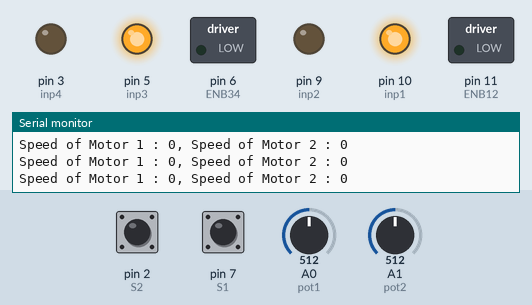
This sketch was run on a simulated Arduino Uno, built with avr-gcc and run on an emulated ATmega328P. Parts: switched loads named in the sketch (green lamp = pin HIGH), output pins drawn as LEDs (lit = HIGH), the last lines printed to the serial monitor. The inputs (shaded band) are chosen by the test bench; at power-on: A0 (pot1) = 512, A1 (pot2) = 512, pin 7 (S1) HIGH, pin 2 (S2) HIGH.

Above: at 1.2 s.
1.3 s: A0 (pot1) set to 716
At 2.5 s:
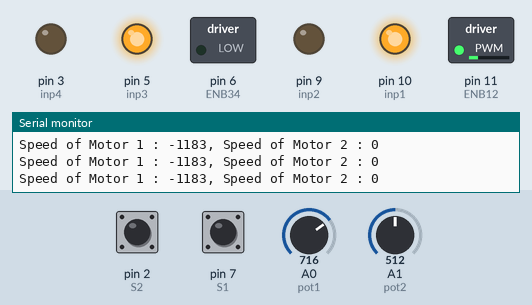
2.8 s: A1 (pot2) set to 716
At 3.5 s:
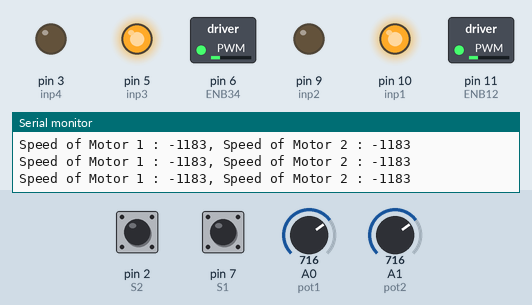
4.3 s: pin 7 (S1) pulled LOW for 0.15 s
At 5.6 s:
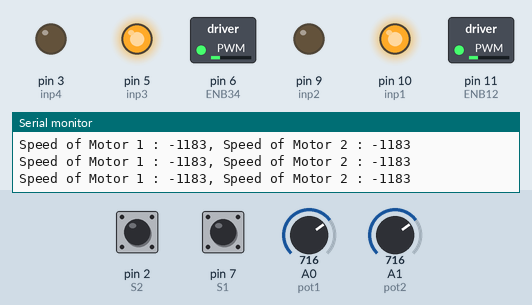
5.9 s: A0 (pot1) set to 511
At 6.8 s:
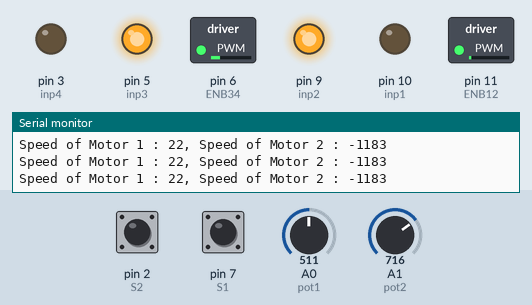
7.4 s: pin 2 (S2) pulled LOW for 0.15 s
At 8.6 s:
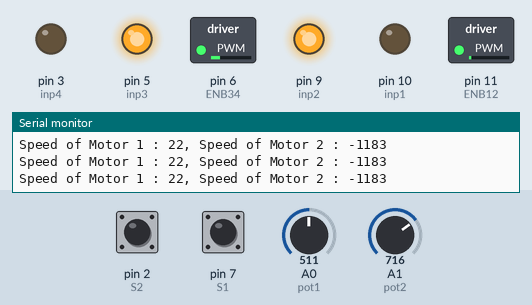
9.0 s: A1 (pot2) set to 511
At 10.3 s:
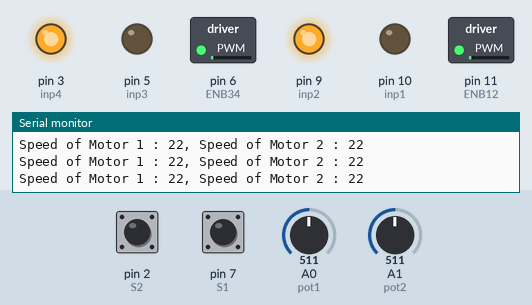
Timing chart, 0 to 11.5 s (numbered marks = the images above; inputs shaded):
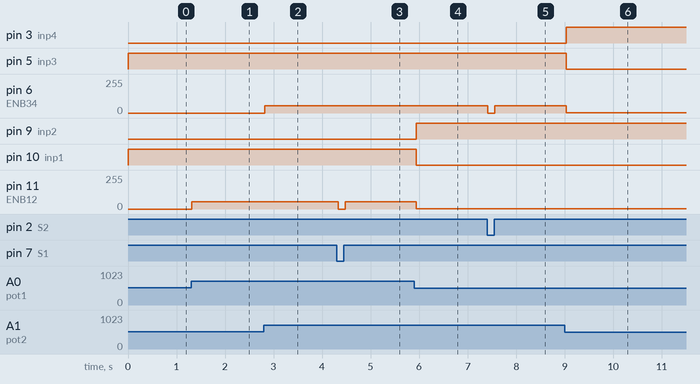

The sketch:

Without_Library_.ino
```cpp
/*
	Jash_Jarvis laptop
	Created on : 30/09/2020, 16:25 hrs
*/

/*
	Control logic for DC motors using L293D, pots and button switch based emergency Stop interrupts.
*/

// Connections for motor 1
// All of these are output pins.
// inp1 and inp2 require Digital output and ENB12 requires analog output.
int ENB12 = 11;
int inp1 = 10;
int inp2 = 9;

// Connections for motor 2
// All of these are output pins.
// inp3 and inp4 require Digital output and ENB34 requires analog output.
int ENB34 = 6;
int inp3 = 5;
int inp4 = 3;

// For the PULL_UP button Switches
// All of these are input pins.
// Pull-up Voltage is 9V.
int S1 = 7;
int S2 = 2;

// For pots
// All are analog output pins.
// The max output is 9V and min is 0V with 10K ohm resistance.
int pot1 = A0;
int pot2 = A1;

// Function Declaration.
void setMotor1(int, boolean);
void setMotor2(int, boolean);

// Setup Function
void setup()
{
	Serial.begin(9600); 			// Serial Baud Rate

	pinMode(inp1, OUTPUT);
	pinMode(inp2, OUTPUT);
	pinMode(ENB12, OUTPUT);
	pinMode(S1, INPUT_PULLUP);

	pinMode(inp3, OUTPUT);
	pinMode(inp4, OUTPUT);
	pinMode(ENB34, OUTPUT);
	pinMode(S2, INPUT_PULLUP);
}

// Main Loop Function.
void loop()
{
	// Potentiometer Inputs for speed regulation.
	int potvalue1 = analogRead(pot1);
  	int potvalue2 = analogRead(pot2);

  	// Mapping them to corresponding Enable output pins.
  	// 142.51 is taken by mapping the motor's rpm with full scale reading (255 -> 5368).
  	int enb_out1 = map(potvalue1,0,1023,-142.51,142.51);
  	int enb_out2 = map(potvalue2,0,1023,-142.51,142.51);

  	// PushButton Inputs for direction control.
  	boolean reverse1 = digitalRead(S1);
  	boolean reverse2 = digitalRead(S2);

  	// If the button is pressed, the motors will stop working.
	if(reverse1 == 0)
		enb_out1 = 0;
	if(reverse2 == 0)
		enb_out2 = 0;

	// Calliing the functions.
 	setMotor1(enb_out1);
  	setMotor2(enb_out2);

 	// Mapping the control signal to actual Motor RPM ( Motor's full scale rpm is 5368, as per observation ).
 	int motorspeed1 = map(enb_out1,-142.51,142.51,3000,-3000);
  	int motorspeed2 = map(enb_out2,-142.51,142.51,3000,-3000);


  	// Printing the motor speed to Serial monitor.
  	Serial.print("Speed of Motor 1 : ");
  	Serial.print(motorspeed1);
  	Serial.print(", Speed of Motor 2 : ");
  	Serial.println(motorspeed2);   			// println() to move the cursor to new line after printing.
  	delay(10);

}

// Control Function for setting the Motor1's speed and direction.
void setMotor1(int speed_inp)
{
	analogWrite(ENB12, abs(speed_inp));
	if(speed_inp < 0)
    {
    	digitalWrite(inp1, LOW);
		digitalWrite(inp2, HIGH);
    }
  	else
    {
    	digitalWrite(inp1, HIGH);
		digitalWrite(inp2, LOW);
    }
}

// Control Function for setting the Motor2's speed and direction.
void setMotor2(int speed_inp)
{
	analogWrite(ENB34, abs(speed_inp));
	if(speed_inp<0)
    {
    	digitalWrite(inp3, LOW);
		digitalWrite(inp4, HIGH);
    }
  	else
    {
    	digitalWrite(inp3, HIGH);
		digitalWrite(inp4, LOW);
    }
}
```

Measured:
- after the input at 1.3 s, pin 11 (ENB12): 0/255 → 56/255 at once
- after the input at 2.8 s, pin 6 (ENB34): 0/255 → 56/255 at once
- after the input at 4.3 s, pin 11 (ENB12): 56/255 → 0/255 at once, → 56/255 0.15 s later
- after the input at 5.9 s, pin 9 (inp2): LOW → HIGH at once; pin 10 (inp1): HIGH → LOW at once; pin 11 (ENB12): 56/255 → 1/255 at once
- after the input at 7.4 s, pin 6 (ENB34): 56/255 → 0/255 at once, → 56/255 0.14 s later
- after the input at 9.0 s, pin 3 (inp4): LOW → HIGH at once; pin 5 (inp3): HIGH → LOW at once; pin 6 (ENB34): 56/255 → 1/255 at once
